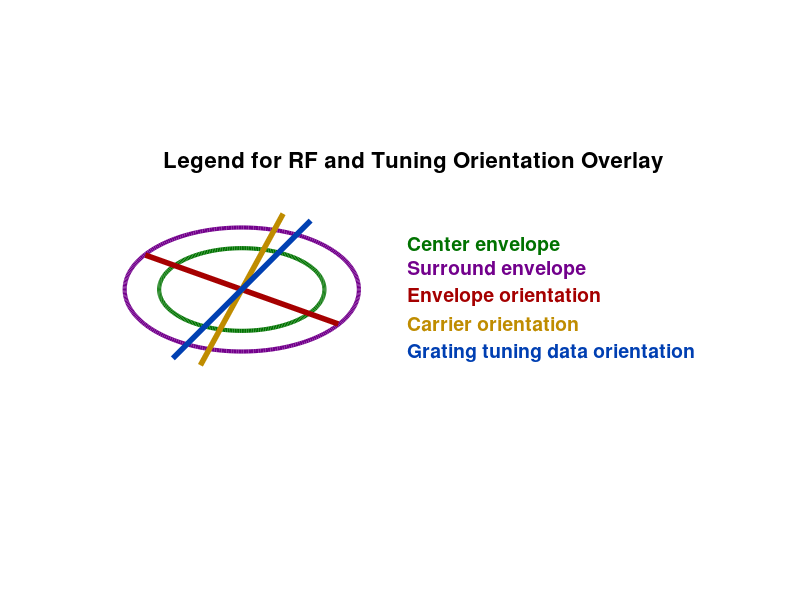

Write the MATLAB code that produced this figure.
figure('Color', 'w', 'Position', [300 500 600 260]);
hold on;
axis equal;
axis off;

% Darker colors
redCol    = [0.65 0.00 0.00];
yellowCol = [0.75 0.55 0.00];
blueCol   = [0.00 0.25 0.70];
greenCol  = [0.00 0.45 0.00];
purpleCol = [0.45 0.00 0.55];

t = linspace(0, 2*pi, 300);

% Example ellipses
plot(1.2*cos(t), 0.6*sin(t), ...
    'Color', greenCol, 'LineWidth', 3);

plot(1.7*cos(t), 0.9*sin(t), ...
    'Color', purpleCol, 'LineWidth', 3);

% Example orientation lines
plot([-1.4 1.4], [0.5 -0.5], ...
    'Color', redCol, 'LineWidth', 4);

plot([-0.6 0.6], [-1.1 1.1], ...
    'Color', yellowCol, 'LineWidth', 4);

plot([-1.0 1.0], [-1.0 1.0], ...
    'Color', blueCol, 'LineWidth', 4);

% Labels
text(2.4,  0.65, 'Center envelope', ...
    'Color', greenCol, 'FontSize', 14, 'FontWeight', 'bold');

text(2.4,  0.30, 'Surround envelope', ...
    'Color', purpleCol, 'FontSize', 14, 'FontWeight', 'bold');

text(2.4, -0.10, 'Envelope orientation', ...
    'Color', redCol, 'FontSize', 14, 'FontWeight', 'bold');

text(2.4, -0.50, 'Carrier orientation', ...
    'Color', yellowCol, 'FontSize', 14, 'FontWeight', 'bold');

text(2.4, -0.90, 'Grating tuning data orientation', ...
    'Color', blueCol, 'FontSize', 14, 'FontWeight', 'bold');

xlim([-2 7]);
ylim([-1.5 1.5]);

title('Legend for RF and Tuning Orientation Overlay', ...
    'FontSize', 16, 'FontWeight', 'bold');
